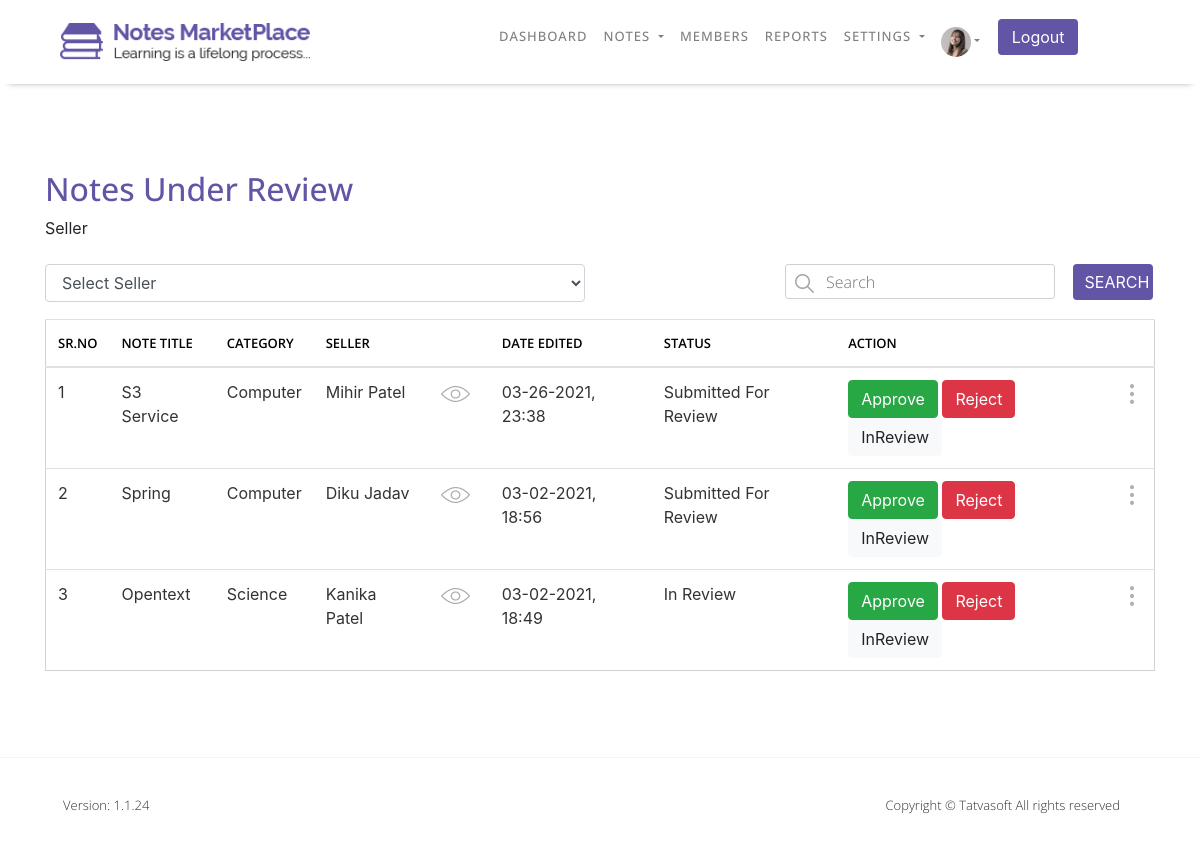
Page /NOTESMARKETPLACE/Admin/Notes_Under_Review.php (signed in) on the earlier database version.
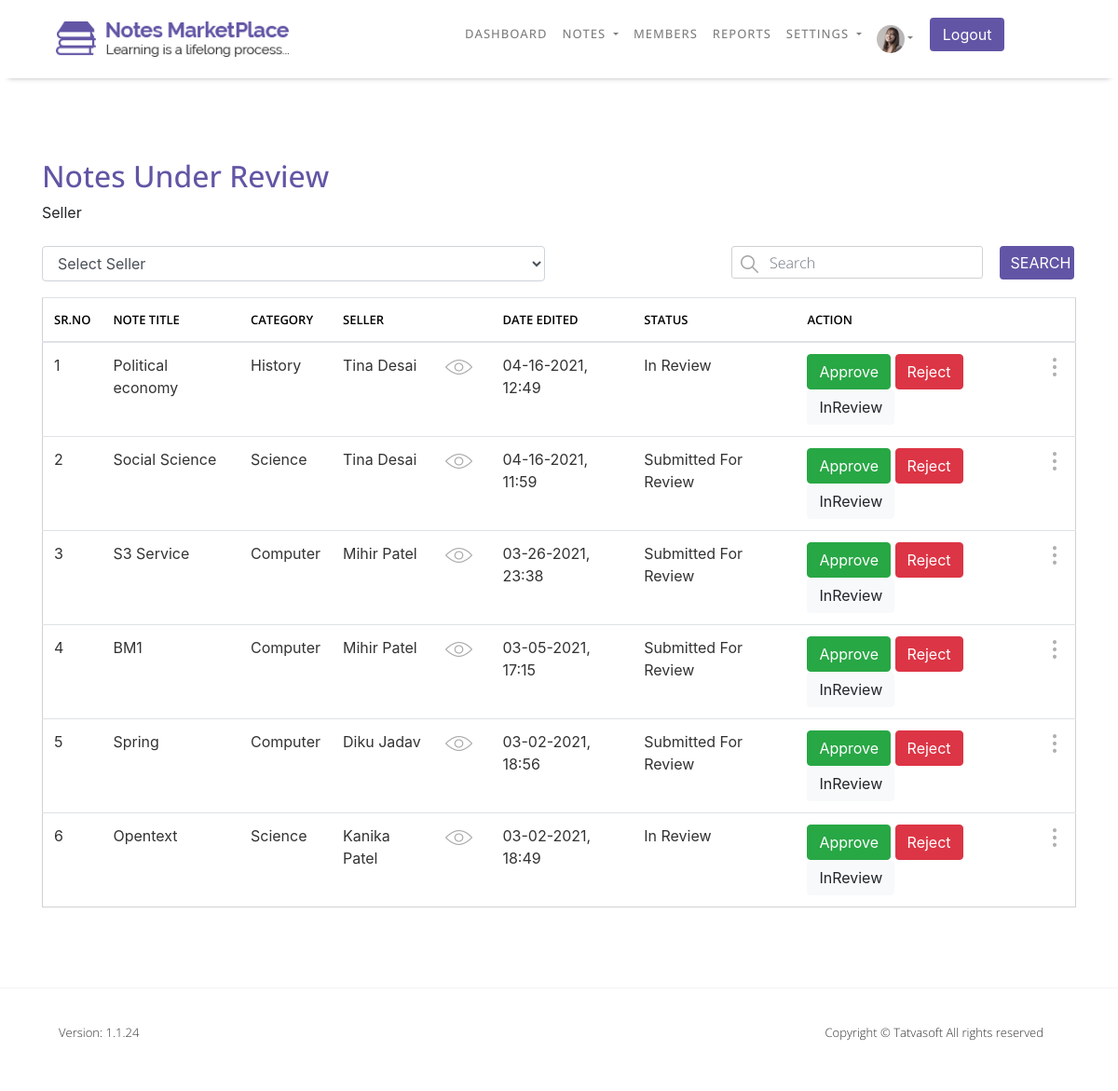
Same page on the later database version.
### tables this page shows
CREATE TABLE `sellernotes` (
  `ID` int(11) NOT NULL COMMENT 'PRIMARY KEY',
  `SellerID` int(11) NOT NULL COMMENT 'FOREIGN KEY relationship with Users Table.',
  `Status` int(11) NOT NULL COMMENT 'FOREIGN KEY relationship with Referencedata Table.',
  `ActionBy` int(11) DEFAULT NULL COMMENT 'FOREIGN KEY relationship with Users Table.',
  `AdminRemarks` varchar(10000) DEFAULT NULL COMMENT 'Admin will enter the remarks when he will reject the notes or when he will mark status removed for notes via unpublished function.',
  `PublishedDate` datetime DEFAULT NULL,
  `Title` varchar(100) NOT NULL COMMENT 'FOREIGN KEY relationship with Category Table.',
  `Category` int(11) NOT NULL,
  `DisplayPicture` varchar(500) DEFAULT NULL,
  `NoteType` int(11) DEFAULT NULL COMMENT 'FOREIGN KEY relationship with Types Table.',
  `NumberOfPages` int(11) DEFAULT NULL,
  `Description` varchar(1000) NOT NULL,
  `UniversityName` varchar(200) DEFAULT NULL,
  `Country` int(11) DEFAULT NULL COMMENT 'FOREIGN KEY relationship with Countries Table.',
  `Course` varchar(100) DEFAULT NULL,
  `CourseCode` varchar(100) DEFAULT NULL,
  `Professor` varchar(100) DEFAULT NULL,
  `IsPaid` bit(2) NOT NULL DEFAULT b'0' COMMENT 'Set false if selling mode is free and set to true if selling mode is paid.',
  `SellingPrice` decimal(10,0) DEFAULT NULL COMMENT 'if selling mode is paid - selling price can not be null.',
  `NotesPreview` varchar(10000) DEFAULT NULL COMMENT 'if selling mode is paid - note preview cannot be null.',
  `CreatedDate` datetime DEFAULT current_timestamp() COMMENT 'Date and time when system has created this record.',
  `CreatedBy` int(11) DEFAULT NULL COMMENT 'UserID who has created this record.',
  `ModifiedDate` datetime DEFAULT current_timestamp() COMMENT 'Date and time when system has updated this record.',
  `ModifiedBy` int(11) DEFAULT NULL COMMENT 'UserID who has created this record.',
  `IsActive` bit(2) NOT NULL DEFAULT b'1' COMMENT 'Required Information, Default set to true.'
);

CREATE TABLE `categories` (
  `ID` int(11) NOT NULL COMMENT 'PRIMARY KEY',
  `Name` varchar(100) NOT NULL COMMENT 'Computer Science,IT, Politics, Sports, Cricket, etc.',
  `Description` varchar(500) NOT NULL COMMENT 'Description to explain what this category means.',
  `CreatedDate` datetime DEFAULT current_timestamp() COMMENT 'date and time when system has created this record.',
  `CreatedBy` int(11) DEFAULT NULL COMMENT 'UserID who has created this record.',
  `ModifiedDate` datetime DEFAULT current_timestamp() COMMENT 'Date and ime when system has updated this record.Super Admin ID you can insert static.',
  `ModifiedBy` int(11) DEFAULT NULL COMMENT 'UserID who has updated this record.',
  `IsActive` bit(2) NOT NULL DEFAULT b'1' COMMENT 'Required Information,Default set to true.'
);

CREATE TABLE `users` (
  `ID` int(11) NOT NULL COMMENT 'PRIMARY KEY',
  `RoleID` int(11) NOT NULL COMMENT 'FOREIGN KEY relationship with UserRoles table',
  `FirstName` varchar(50) NOT NULL COMMENT 'Required Information',
  `LastName` varchar(50) NOT NULL COMMENT 'Required Information',
  `EmailID` varchar(100) NOT NULL COMMENT 'Required Information | Unique EmailID across table.',
  `Password` varchar(24) NOT NULL COMMENT 'Required Information',
  `IsEmailVerified` bit(2) DEFAULT b'0' COMMENT 'Required Information, Default set to false.',
  `CreatedDate` datetime DEFAULT current_timestamp() COMMENT 'Date and time when system has created a record.',
  `CreatedBy` int(11) DEFAULT NULL COMMENT 'UserID who has created this record.',
  `ModifiedDate` datetime DEFAULT current_timestamp() COMMENT 'date and time when system has updated a record.',
  `ModifiedBy` int(11) DEFAULT NULL COMMENT 'UserID who updateds this record.',
  `IsActive` bit(2) NOT NULL DEFAULT b'1' COMMENT 'Required Information, default set to true.'
);

CREATE TABLE `referencedata` (
  `ID` int(11) NOT NULL COMMENT 'PRIMARY KEY',
  `Value` varchar(100) NOT NULL COMMENT 'Value to display over UI for each data item',
  `DataValue` varchar(100) NOT NULL COMMENT 'Unique identifier for dataitem per category which admin never can change.',
  `RefCategory` varchar(100) NOT NULL COMMENT 'category name i.e. NotesStatus, SellingMode, Gendet etc.',
  `CreatedDate` datetime DEFAULT current_timestamp() COMMENT 'Date and time when system has created this record. ',
  `CreatedBy` int(11) DEFAULT NULL COMMENT 'UserID who has created this record.Super Admin Id you can insert static.',
  `ModifiedDate` datetime DEFAULT current_timestamp() COMMENT 'Date and time when system has updated this record.',
  `ModifiedBy` int(11) DEFAULT NULL COMMENT 'UserID who has updated this record. Super Admin Id you can insert static.',
  `IsActive` bit(2) NOT NULL DEFAULT b'1' COMMENT 'Required Information, Default set to true.'
);

### NOTESMARKETPLACE/Admin/Notes_Under_Review.php (the view, shortened to what the changed rows need)
<?php include "Config/Database-Connection.php"; ?>
    <?php
        if(isset($_SESSION['loggedin']) && $_SESSION['loggedin'] = true){
            include "Header.php";
        }else{
            header("Location: ../Login.php");
        }
    ?>
    <?php
        if(isset($_SESSION['loggedin']) && $_SESSION['loggedin'] == true) {
            $EmailID=  $_SESSION['EmailID'];
            $query = "SELECT * FROM users WHERE EmailID='$EmailID'";
            $Users_select = mysqli_query($connection,$query);
            while($row = mysqli_fetch_assoc($Users_select)){
                $UserID = $row['ID'];
            }
        }
    ?>
    <section id="notes-under-review">
        <div class="content-box-lg">
            <div class="container">
                <div class="row notes-under-review-row">
                    <div class="col-md-12 col-sm-12 col-12">
                        <div class="horizontal-heading">
                            <h2>Notes Under Review</h2>
                        </div>
                    </div>
                </div>
                            <?php
                                if(isset($_GET['UserID'])){
                                    $UserID = $_GET['UserID'];
                                    $query = "SELECT DISTINCT SellerID FROM sellernotes WHERE SellerID=$UserID AND Status IN (7,8) AND IsActive=1";
                                }else{
                                    $query = "SELECT DISTINCT SellerID FROM sellernotes WHERE Status=7 OR Status=8 AND IsActive=1";
                                }
                                        $Seller_Select = mysqli_query($connection,$query);
                                        while($row = mysqli_fetch_assoc($Seller_Select)){
                                            $SellerID = $row['SellerID'];
                                            $query = "SELECT * FROM users WHERE ID=$SellerID";
                                        }
                            ?>
                <div class="row notes-under-review-row">
                    <div class="col-md-12 col-sm-12 col-12">
                        <div class="table-responsive">
                            <table class="table" id="Notes_Under_Review_table">
                                <thead>
                                    <tr>
                                        <th scope="col">SR.NO</th>
                                        <th scope="col">NOTE TITLE</th>
                                        <th scope="col">CATEGORY</th>
                                        <th scope="col">SELLER</th>
                                        <th scope="col"></th>
                                        <th scope="col">DATE EDITED</th>
                                        <th scope="col">STATUS</th>
                                        <th scope="col">ACTION</th>
                                        <th scope="col"></th>
                                    </tr>
                                </thead>
                                <tbody>
                            <?php
                                if(isset($_GET['UserID'])){
                                    $UserID = $_GET['UserID'];
                                    $query = "SELECT * FROM sellernotes WHERE SellerID=$UserID AND Status IN (7,8) AND IsActive=1 ORDER BY CreatedDate DESC";
                                }else{
                                    $query = "SELECT * FROM sellernotes WHERE Status=7 OR Status=8 AND IsActive=1 ORDER BY CreatedDate DESC";
                                }
                                    $Search_all = mysqli_query($connection,$query);
                                    if(mysqli_num_rows($Search_all)!=0){
                                        $j=1;
                                        while($row =mysqli_fetch_assoc($Search_all)){
                                            $ID = $row['ID'];
                                            $Title = $row['Title'];
                                            $CategoryID = $row['Category'];
                                            $SellerID = $row['SellerID'];
                                            $CreatedDate = $row['CreatedDate'];
                                            $StatusID = $row['Status'];
                                            $DATEEDITED = date("m-d-Y, H:i",
                                            strtotime($CreatedDate));
                                        $query = "SELECT * FROM referencedata WHERE ID=$StatusID";
                                        $category_select = mysqli_query($connection,$query);
                                        if($row = mysqli_fetch_assoc($category_select)){
                                            $Status = $row['Value'];
                                        }else{
                                            die("Query Failed" . mysqli_error($connection));
                                        }
                                        $query = "SELECT * FROM categories WHERE ID=$CategoryID";
                                        $category_select = mysqli_query($connection,$query);
                                        if($row = mysqli_fetch_assoc($category_select)){
                                            $Category = $row['Name'];
                                        }else{
                                            die("Query Failed" . mysqli_error($connection));
                                        }
                                        $query = "SELECT * FROM users WHERE ID=$SellerID";
                                        $category_select = mysqli_query($connection,$query);
                                        if($row = mysqli_fetch_assoc($category_select)){
                                            $UserID =$row['ID'];
                                            $FirstName = $row['FirstName'];
                                            $LastName = $row['LastName'];
                                        }else{
                                            die("Query Failed" . mysqli_error($connection));
                                        }
                                        echo "<tr>
                                            <td>$j</td>
                                            <td>$Title</td>
                                            <td>$Category</td>
                                            <td>$FirstName"." "."$LastName</td>
                                            <td><a href='Member_Details.php?Member=$UserID'><img src='images/tables/eye.png' alt='Eye Image' class='img-responsive'></a></td>
                                            <td>$DATEEDITED</td>
                                            <td>$Status</td>
                                            <td>
                                                <a href='Notes_Under_Review.php?Approve=$ID'>
                                                    <button type='button' class='btn btn-success' onclick='return Approve()'>Approve</button>
                                                </a>
                                                    <button type='button' class='btn btn-danger' data-toggle='modal' data-target='#ReviewModal$j' >Reject</button><a href='Notes_Under_Review.php?Review=$ID'>
                                                        <button type='button' class='btn
                                                        btn-light' onclick='return
                                                        Review()'>InReview</button>
                                                    </a>
                                            </td>
                                            <td>
                                                <div class='dropdown'>
                                                    <img src='images/tables/dots.png' alt='Setting Image' class='dropbtn'>
                                                    <div class='dropdown-content'>
                                                        <a href='Notes_Details.php?Note=$ID'>View More Details</a>
                                                        <a href='Attachment_Download.php?Download=$ID'>Downloaded Notes</a>
                                                    </div>
                                                </div>
                                            </td>";
                                        ?>
                                    <?php
                                            $j++;
                                        }
                                    }
                                ?>
                                </tbody>
                            </table>
                        </div>
                    </div>
                </div>
            </div>
        </div>
    </section>
<?php include "Footer.php"; ?>

Differences in the rows shown:
added sellernotes: Title "Political economy", Category.Name "History", SellerID.FirstName "Tina", SellerID.LastName "Desai", CreatedDate "04-16-2021, 12:49", Status.Value "In Review"
added sellernotes: Title "Social Science", Category.Name "Science", SellerID.FirstName "Tina", SellerID.LastName "Desai", CreatedDate "04-16-2021, 11:59", Status.Value "Submitted For Review"
now on this page (row edited): sellernotes: Title "BM1", Category.Name "Computer", SellerID.FirstName "Mihir", SellerID.LastName "Patel", CreatedDate "03-05-2021, 17:15", Status.Value "Submitted For Review"
